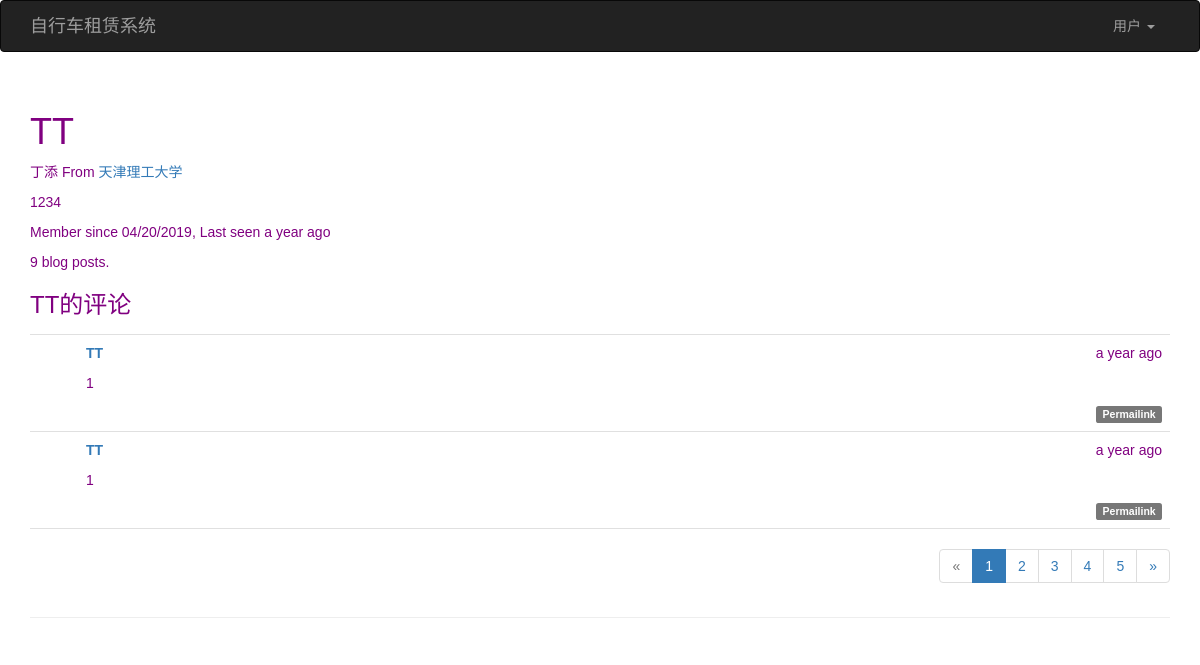
Page /user/TT on the committed database.
### app/models.py (models this page shows, shortened)
class User(UserMixin, db.Model):
    __tablename__ = 'users'
    id = db.Column(db.Integer, primary_key=True)
    email = db.Column(db.String(64), unique=True, index=True)
    username = db.Column(db.String(64), unique=True, index=True)
    password_hash = db.Column(db.String(128))
    role_id = db.Column(db.Integer, db.ForeignKey('roles.id'))
    confirmed = db.Column(db.Boolean, default=False)
    name = db.Column(db.String(64))
    location = db.Column(db.String(64))
    about_me = db.Column(db.Text())
    member_since = db.Column(db.DateTime(), default=datetime.utcnow)
    last_seen = db.Column(db.DateTime(), default=datetime.utcnow)
    posts = db.relationship('Post', backref='author', lazy='dynamic')
    rented_bike = db.relationship('Rent',
                                  foreign_keys=[Rent.renter_id],
                                  backref=db.backref('renter',lazy='joined'),
                                  lazy='dynamic',
                                  cascade='all, delete-orphan')
    @property#get的功能,返回密码是不可读的
    def password(self):
        raise AttributeError('password is not a readable attribute')

class Post(db.Model):
    __tablename__ = 'posts'
    id = db.Column(db.Integer, primary_key=True)
    body = db.Column(db.Text)
    timestamp = db.Column(db.DateTime, index=True, default=datetime.utcnow)
    author_id = db.Column(db.Integer, db.ForeignKey('users.id'))
    body_html = db.Column(db.Text)

### app/main/views.py (the view)
@main.route('/user/<username>')
def user(username):
    user = User.query.filter_by(username=username).first_or_404()
    page = request.args.get('page', 1, type=int)
    pagination = user.posts.order_by(Post.timestamp.desc()).paginate(
        page, per_page=current_app.config['FLASKY_POSTS_PER_PAGE'], #per_page显示每叶显示的数据量
        error_out=False
    )
    posts = pagination.items
    return render_template('user.html', user=user, posts=posts,pagination=pagination)

### app/auth/views.py (called while the page is built)
@auth.before_app_request
def before_app_request():
    if current_user.is_authenticated:
        current_user.ping()
        if  not current_user.confirmed \
                and request.endpoint \
                and request.blueprint != 'auth' \
                and request.endpoint != 'static':      #endpoint：处理请求的Flask端点的名称：Flask把视图函数的名称用作路由端点的名称
                        return redirect(url_for('auth.unconfirmed'))

### app/main/__init__.py (called while the page is built)
@main.app_context_processor#使变量在所有模版中可访问。
def inject_permissions():
    return dict(Permission=Permission)

### app/models.py (called while the page is built)
    def is_administrator(self):
        return False

### app/templates/user.html (shortened to what this page needs)
{% extends "base.html" %}
{% import "_macros.html" as macros %}
{% block page_content %}
<div class="page-header" style="color:Purple">
  <h1>{{user.username}}</h1>
  {% if user.name or user.location %}
  <p>
    {% if user.name %}{{user.name}}{% endif %}
    {% if user.location %}
        From <a href="https://map.baidu.com/?newmap=1&ie=utf-8&s=s%26wd%3D{{ user.location }}">
          {{ user.location }}
        </a>
    {% endif %}
  </p>
  {% endif %}
  {% if user.about_me %}
  <p>{{ user.about_me }}</p>
  {% endif %}
  <p>
      Member since {{ moment(user.member_since).format('L') }},
      Last seen {{ moment(user.last_seen).fromNow() }}
  </p
  <p>{{ user.posts.count() }} blog posts.</p>
  <h3>{{ user.username }}的评论</h3>
  {% include '_posts.html' %}
  {% if pagination %}
  <div class="pagination">
        {{ macros.pagination_widget(pagination, '.user', username=user.username) }}
  </div>
  {% endif %}
</div>
{% endblock %}

### app/templates/_posts.html (shortened to what this page needs)
<ul class="posts">
  {% for post in posts %}
      <li class="post">
          <div class="post-content">
              <div class="post-date">{{ moment(post.timestamp).fromNow() }}</div>
              <div class="post-author">
                <a href="{{ url_for('.user', username=post.author.username) }}">
                {{ post.author.username }}
                </a>
            </div>
              <div class="post-body">
                <p>
                {% if post.body_html %}
                    {{ post.body_html | safe }}
                {% else %}
                    {{ post.body }}
                {% endif %}
                </p>
              </div>
              <div class="post-footer">
                <a href="{{ url_for('.post', id=post.id) }}">
                    <span class="label label-default">Permailink</span>
                </a>
              </div>
          </div>
      </li>
      {% endfor %}
</ul>

### app/static/styles.css (style rules this page uses)
ul.posts { list-style-type: none; padding: 0px; margin: 16px 0px 0px 0px; border-top: 1px solid #e0e0e0; }
ul.posts li.post { padding: 8px; border-bottom: 1px solid #e0e0e0; }
div.post-date { float: right; }
div.post-author { font-weight: bold; }
div.post-content { margin-left: 48px; min-height: 48px; }
div.post-footer { text-align: right; }
div.pagination { width: 100%; text-align: right; padding: 0px; margin: 0px; }
body { width: 100%; height: 100%; margin: 0; overflow: hidden; background-color: #FFFFFF; font-family: "Microsoft YaHei", sans-serif; }

### rows in the picture
User: username "TT", name "丁添", location "天津理工大学", about_me "1234", member_since "04/20/2019", last_seen "a year ago"
Post: timestamp "a year ago", author.username "TT", body_html "1"
Post: timestamp "a year ago", author.username "TT", body_html "1"

### other values in the picture
{{ user.posts.count() }} "9"
{{ p }} "1"
{{ p }} "2" "3" "4" "5"
